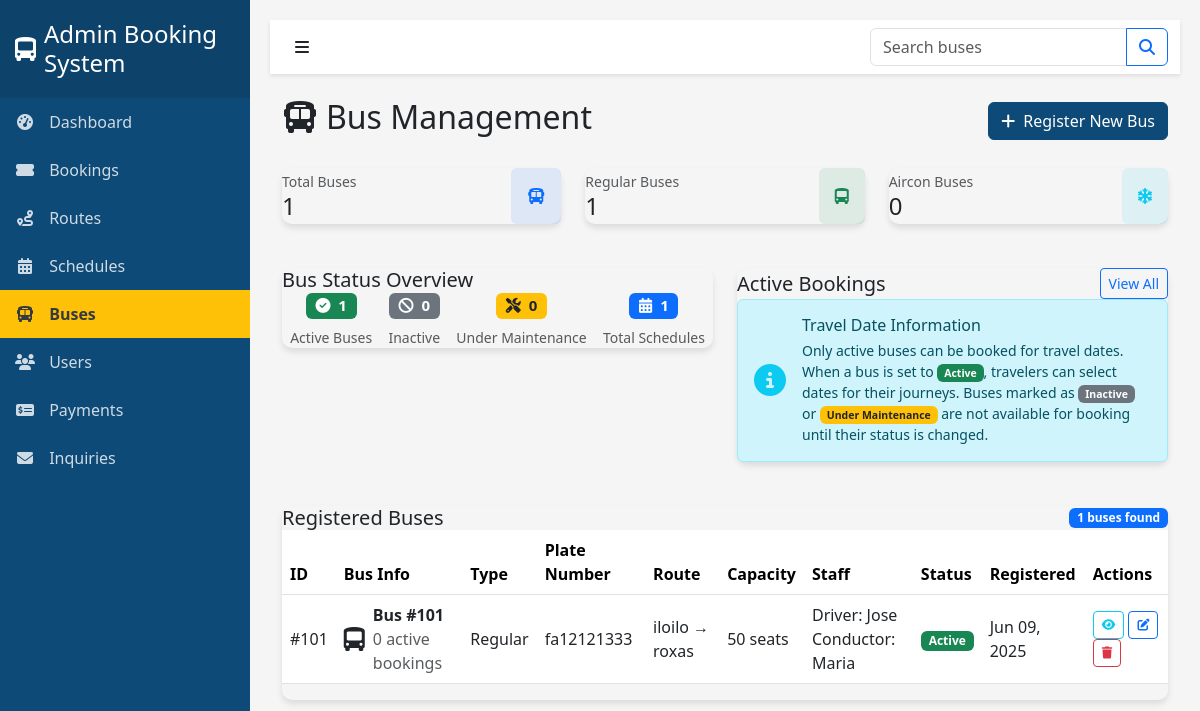
Before: /admin/tabs/buses_admin.php with the older database file.
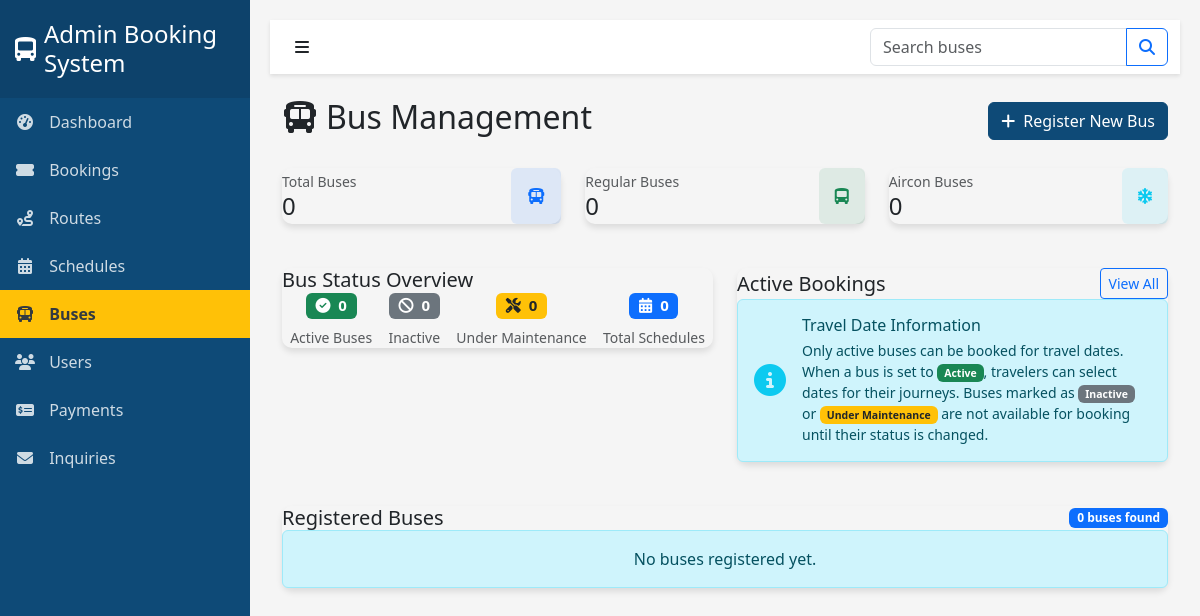
After: the same page with the newer database file.
### tables this page shows
CREATE TABLE `buses` (
  `id` int(11) NOT NULL AUTO_INCREMENT,
  `bus_type` varchar(50) NOT NULL,
  `seat_capacity` int(11) NOT NULL,
  `plate_number` varchar(20) NOT NULL,
  `driver_name` varchar(100) NOT NULL,
  `conductor_name` varchar(100) NOT NULL,
  `status` enum('Active','Inactive','Under Maintenance') DEFAULT 'Active',
  `route_id` int(11) DEFAULT NULL,
  `route_name` varchar(255) NOT NULL,
  `origin` varchar(100) DEFAULT NULL,
  `destination` varchar(100) DEFAULT NULL,
  `bus_model` varchar(100) DEFAULT NULL,
  `year_manufactured` year(4) DEFAULT NULL,
  `last_maintenance` date DEFAULT NULL,
  `next_maintenance` date DEFAULT NULL,
  `fuel_type` enum('diesel','gasoline','electric','hybrid') DEFAULT 'diesel',
  `wifi_available` tinyint(1) DEFAULT 0,
  `charging_ports` tinyint(1) DEFAULT 0,
  `wheelchair_accessible` tinyint(1) DEFAULT 0,
  `created_at` timestamp NOT NULL DEFAULT current_timestamp(),
  `updated_at` timestamp NOT NULL DEFAULT current_timestamp() ON UPDATE current_timestamp(),
  PRIMARY KEY (`id`),
  UNIQUE KEY `plate_number` (`plate_number`),
  KEY `status` (`status`),
  KEY `fk_bus_route` (`route_id`),
  KEY `idx_bus_type` (`bus_type`),
  KEY `idx_route_name` (`route_name`),
  KEY `idx_bus_status_type` (`status`,`bus_type`),
  KEY `idx_buses_id` (`id`),
  CONSTRAINT `fk_bus_route` FOREIGN KEY (`route_id`) REFERENCES `routes` (`id`) ON DELETE SET NULL
);

### admin/tabs/buses_admin.php (the view, shortened to what the changed rows need)
<?php
require_once "../../backend/connections/config.php";
$records_per_page = 10;
$page = isset($_GET['page']) && is_numeric($_GET['page']) ? $_GET['page'] : 1;
$start_from = ($page - 1) * $records_per_page;
$search_condition = '';
$total_query = "SELECT COUNT(*) as total FROM buses" . $search_condition;
$total_result = $conn->query($total_query);
$total_records = 0;
if ($total_result && $total_result->num_rows > 0) {
    $total_row = $total_result->fetch_assoc();
    $total_records = $total_row['total'];
}
$buses = [];
try {
    $query = "SELECT b.id, b.bus_type, b.seat_capacity, b.plate_number, b.route_id, b.route_name,
              b.driver_name, b.conductor_name, b.status, b.created_at,
              (SELECT COUNT(*) FROM bookings WHERE bus_id = b.id AND booking_status = 'confirmed') as active_bookings,
              (SELECT COUNT(*) FROM schedules WHERE bus_id = b.id) as schedule_count
              FROM buses b" . $search_condition . "
              ORDER BY b.created_at DESC
              LIMIT $start_from, $records_per_page";
    $result = $conn->query($query);
    if ($result && $result->num_rows > 0) {
        while ($row = $result->fetch_assoc()) {
            $buses[] = $row;
        }
    }
} catch (Exception $e) {
    $error_message = "Database error: " . $e->getMessage();
}
$regular_count = 0;
$count_query = "SELECT bus_type, COUNT(*) as type_count FROM buses GROUP BY bus_type";
$count_result = $conn->query($count_query);
if ($count_result && $count_result->num_rows > 0) {
    while ($row = $count_result->fetch_assoc()) {
        if ($row['bus_type'] == 'Regular') {
            $regular_count = $row['type_count'];
        } else if ($row['bus_type'] == 'Aircondition') {
            $aircon_count = $row['type_count'];
        }
    }
}
?>
<!DOCTYPE html>
<html lang="en">
<head>
    <link href="https://cdn.jsdelivr.net/npm/bootstrap@5.3.0-alpha1/dist/css/bootstrap.min.css" rel="stylesheet">
    <link rel="stylesheet" href="https://cdnjs.cloudflare.com/ajax/libs/font-awesome/6.1.1/css/all.min.css">
    <link rel="stylesheet" href="../css/admin.css">
</head>
<body>
    <div class="wrapper">
        <div class="content">
            <div class="container-fluid">
                <div class="d-flex justify-content-between align-items-center mb-4">
                    <h2><i class="fas fa-bus me-2"></i>Bus Management</h2>
                </div>
                <div class="row mb-4">
                    <div class="col-md-4">
                        <div class="card1 border-left-primary">
                            <div class="card-body">
                                <div class="d-flex align-items-center">
                                    <div class="flex-grow-1">
                                        <div class="small text-muted">Total Buses</div>
                                        <div class="h4 mb-0"><?php echo $total_records; ?></div>
                                    </div>
                                </div>
                            </div>
                        </div>
                    </div>
                    <div class="col-md-4">
                        <div class="card1 border-left-success">
                            <div class="card-body">
                                <div class="d-flex align-items-center">
                                    <div class="flex-grow-1">
                                        <div class="small text-muted">Regular Buses</div>
                                        <div class="h4 mb-0"><?php echo $regular_count; ?></div>
                                    </div>
                                </div>
                            </div>
                        </div>
                    </div>
                </div>
                <div class="row mb-4">
                    <div class="col-md-6">
                        <div class="card1">
                            <div class="card-body">
                                <div class="d-flex justify-content-around text-center">
                                    <div>
                                        <div class="h5">
                                            <span class="badge bg-success">
                                                <i class="fas fa-check-circle me-1"></i>
                                                <?php
                                                $active_count = 0;
                                                foreach ($buses as $bus) {
                                                    if ($bus['status'] == 'Active') $active_count++;
                                                }
                                                echo $active_count;
                                                ?>
                                            </span>
                                        </div>
                                    </div>
                                    <div>
                                        <div class="h5">
                                            <span class="badge bg-primary">
                                                <i class="fas fa-calendar-alt me-1"></i>
                                                <?php
                                                $total_schedules = 0;
                                                foreach ($buses as $bus) {
                                                    $total_schedules += $bus['schedule_count'];
                                                }
                                                echo $total_schedules;
                                                ?>
                                            </span>
                                        </div>
                                    </div>
                                </div>
                            </div>
                        </div>
                    </div>
                </div>
                <div class="card1">
                    <div class="card-header">
                        <div class="d-flex justify-content-between align-items-center">
                            <h5 class="mb-0">Registered Buses</h5>
                            <span class="badge bg-primary"><?php echo $total_records; ?> buses found</span>
                        </div>
                    </div>
                    <div class="card-body">
                        <?php if (count($buses) > 0): ?>
                        <div class="table-responsive">
                            <table class="table table-hover align-middle">
                                <thead>
                                    <tr>
                                        <th>ID</th>
                                        <th>Bus Info</th>
                                        <th>Type</th>
                                        <th>Plate Number</th>
                                        <th>Route</th>
                                        <th>Capacity</th>
                                        <th>Staff</th>
                                        <th>Status</th>
                                        <th>Registered</th>
                                        <th>Actions</th>
                                    </tr>
                                </thead>
                                <tbody>
                                    <?php foreach ($buses as $bus): ?>
                                    <tr>
                                        <td>#<?= htmlspecialchars($bus['id']) ?></td>
                                        <td>
                                            <div class="d-flex align-items-center">
                                                <i class="fas fa-bus-alt fs-4 me-2"></i>
                                                <div>
                                                    <strong>Bus #<?= htmlspecialchars($bus['id']) ?></strong>
                                                    <div class="text-muted"><?= htmlspecialchars($bus['active_bookings']) ?> active bookings</div>
                                                </div>
                                            </div>
                                        </td>
                                        <td><?= ucfirst(htmlspecialchars($bus['bus_type'])) ?></td>
                                        <td><?= htmlspecialchars($bus['plate_number']) ?></td>
                                        <td>
                                            <?= htmlspecialchars($bus['route_name']) ?>
                                        </td>
                                        <td><?= htmlspecialchars($bus['seat_capacity']) ?> seats</td>
                                        <td>
                                            Driver: <?= htmlspecialchars($bus['driver_name']) ?><br>
                                            Conductor: <?= htmlspecialchars($bus['conductor_name']) ?>
                                        </td>
                                        <td>
                                            <span class="badge bg-<?= ($bus['status'] == 'Active') ? 'success' : (($bus['status'] == 'Inactive') ? 'secondary' : 'warning'); ?>">
                                                <?= htmlspecialchars($bus['status']) ?>
                                            </span>
                                        </td>
                                        <td><?= date('M d, Y', strtotime($bus['created_at'])) ?></td>
                                        <td>
                                            <div class="action-buttons">
                                                <button type="button" class="btn btn-outline-info btn-sm view-bus"
                                                        data-id="<?= $bus['id'] ?>" title="View Details" data-bs-toggle="tooltip">
                                                    <i class="fas fa-eye"></i>
                                                </button>
                                                <button type="button" class="btn btn-outline-primary btn-sm edit-bus"
                                                        data-id="<?= $bus['id'] ?>" title="Edit Bus" data-bs-toggle="tooltip">
                                                    <i class="fas fa-edit"></i>
                                                </button>
                                                <button type="button" class="btn btn-outline-danger btn-sm delete-bus"
                                                        data-id="<?= $bus['id'] ?>" title="Delete Bus" data-bs-toggle="tooltip">
                                                    <i class="fas fa-trash"></i>
                                                </button>
                                            </div>
                                        </td>
                                    </tr>
                                    <?php endforeach; ?>
                                </tbody>
                            </table>
                        </div>
                        <?php else: ?>
                        <div class="alert alert-info text-center">No buses registered yet.</div>
                        <?php endif; ?>
                    </div>
                </div>
            </div>
        </div>
    </div>
</body>
</html>

Changed rows visible on the page:
removed buses: id "101", active_bookings "0", bus_type "Regular", plate_number "fa12121333", route_name "iloilo → roxas", seat_capacity "50", driver_name "Jose", conductor_name "Maria", status "Active", created_at "Jun 09, 2025"
Other visible differences:
$total_records: "1" → "0"
$regular_count: "1" → "0"
$active_count: "1" → "0"
$total_schedules: "1" → "0"
text no longer shown: "ID Bus Info Type Plate Number Route Capacity Staff Status Registered Actions"
text now shown: "No buses registered yet."
